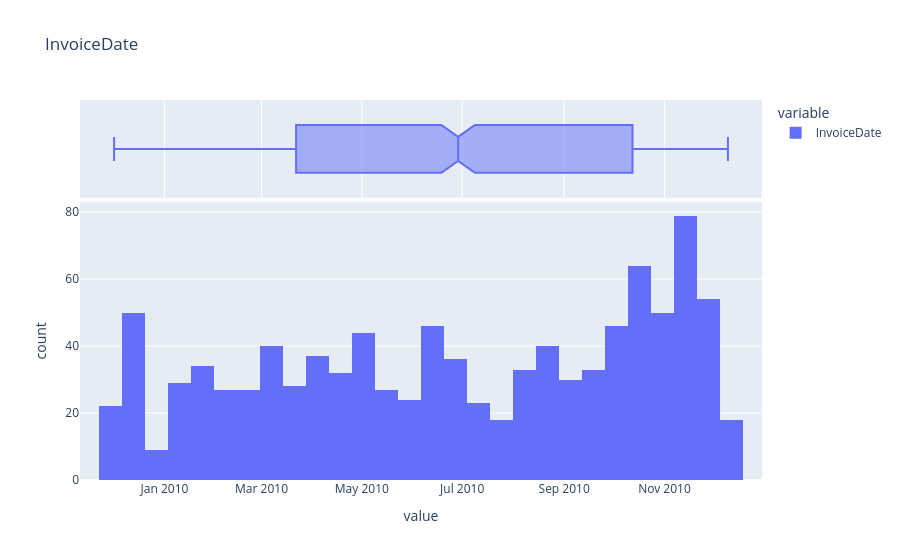

The notebook cell this image was saved under:
### Markdown cell above
Análisis de la tercera serie (Country)

    De las estadisticas descriptivas y el gráfico notamos que la mayoria de los registros se concentran en el valor United Kingdom, a pesar de que se tienen compras en 40 paises distintos, esto genera un desbalance para la serie Country, lo cual dificulta un análisis en profundidad para esta serie. Y no existen valores faltantes.

### Code cell
profile_serie(df_retail["InvoiceDate"])

### Figure 1 — Plotly figure (JSON) as saved in the notebook; plotly's stock layout.template omitted (floating-point values rounded to 4 significant figures; data arrays with more than 128 entries replaced by an {"elided": "..."} marker saying what was removed)
{"data": [{"bingroup": "x", "hovertemplate": "variable=InvoiceDate<br>value=%{x}<br>count=%{y}<extra></extra>", "legendgroup": "InvoiceDate", "marker": {"color": "#636efa", "pattern": {"shape": ""}}, "name": "InvoiceDate", "orientation": "v", "showlegend": true, "type": "histogram", "x": {"elided": "1000 str values"}, "xaxis": "x", "yaxis": "y"}, {"hovertemplate": "variable=InvoiceDate<br>value=%{x}<extra></extra>", "legendgroup": "InvoiceDate", "marker": {"color": "#636efa"}, "name": "InvoiceDate", "notched": true, "showlegend": false, "type": "box", "x": {"elided": "1000 str values"}, "xaxis": "x2", "yaxis": "y2"}], "layout": {"barmode": "relative", "legend": {"title": {"text": "variable"}, "tracegroupgap": 0}, "title": {"text": "InvoiceDate"}, "xaxis": {"anchor": "y", "domain": [0, 1], "title": {"text": "value"}}, "xaxis2": {"anchor": "y2", "domain": [0, 1], "matches": "x", "showgrid": true, "showticklabels": false}, "yaxis": {"anchor": "x", "domain": [0, 0.7326], "title": {"text": "count"}}, "yaxis2": {"anchor": "x2", "domain": [0.7426, 1], "matches": "y2", "showgrid": false, "showline": false, "showticklabels": false, "ticks": ""}}}
